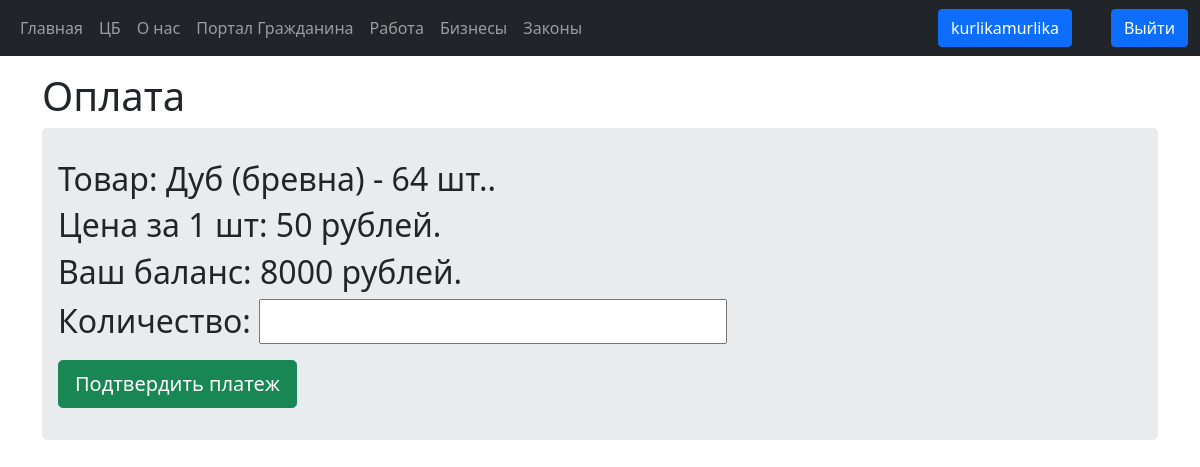
Page /make_order/3/ (signed in) on the earlier database version.
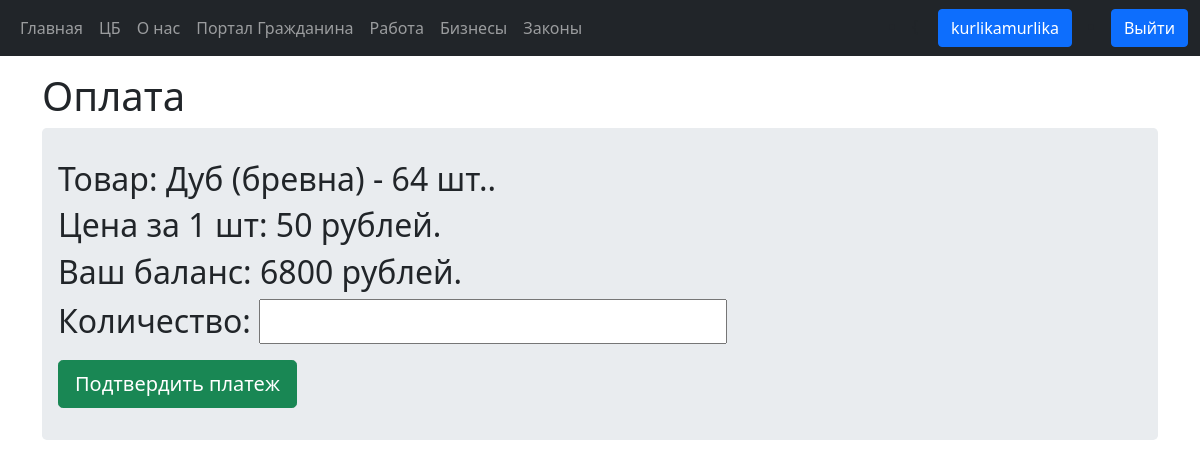
Same page on the later database version.
### bank/models.py (models this page shows, shortened)
class BankAccount(models.Model):
    user = models.ForeignKey(User, on_delete=models.CASCADE, blank=True, null=True)
    name = models.CharField(max_length=10, unique=True)
    balance = models.IntegerField(default=0)
    account_type = models.CharField(max_length=20, default='personal')

### bank/views.py (the view, shortened to what this page needs)
# urls.py: path('make_order/<int:service_id>/', views.make_order, name='make_order'),
def make_order(request, service_id):
    service = Service.objects.get(pk=service_id)
    form = MakeOrder(request.POST or None)
    bank_acc = BankAccount.objects.filter(user_id=request.user).filter(name__startswith="PER")[0]
    not_enough_money = False
    order_dict = {
        'service': service,
        'form': form,
        'bank_acc': bank_acc,
        'not_enough_money': not_enough_money,
    }
    return render(request, 'bank/make_order.html', context=order_dict)

### bank/forms.py
class MakeOrder(forms.ModelForm):
    amount = forms.IntegerField(min_value=1, label="Количество")
    class Meta:
        model = Order
        fields = ('amount',)

### bank/templates/bank/make_order.html (shortened to what this page needs)
<!DOCTYPE html>
{% extends 'bank/base.html' %}
{% block body_content %}
    <h1>Оплата</h1>
    <div class="jumbotron">
        <h2>Товар: {{ service.name }}.</h2>
        <h2>Цена за 1 шт: {{ service.price }} рублей.</h2>
        <h2>Ваш баланс: {{ bank_acc.balance }} рублей.</h2>
        <form method="post">
            <h2>{{ form.as_p }}</h2>
            <input type="submit" value="Подтвердить платеж" class="btn btn-lg btn-success">
        </form>
    </div>
{% endblock %}

Differences in the rows shown:
changed BankAccount: balance "8000" → "6800"
